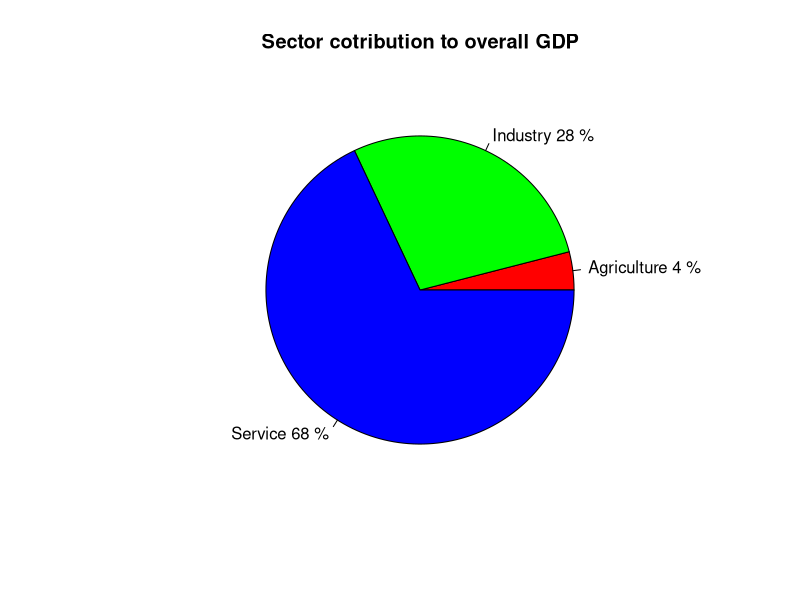
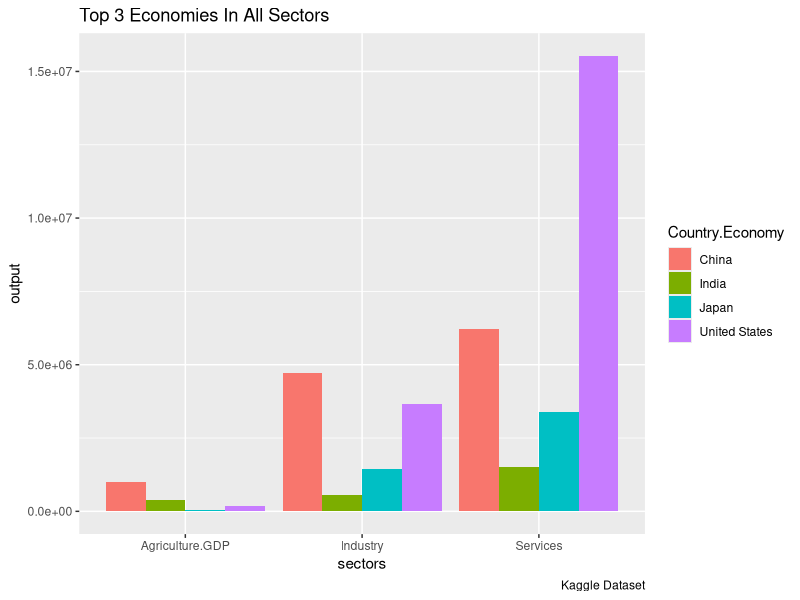
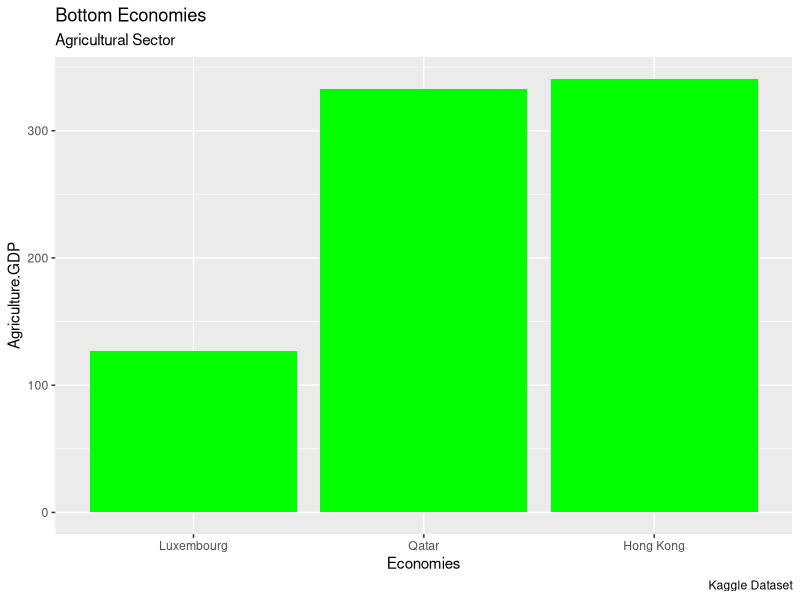
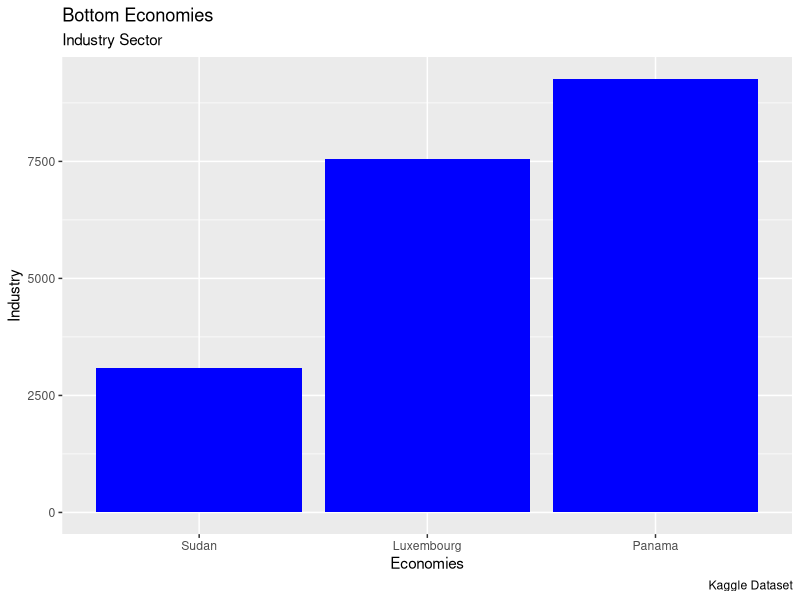
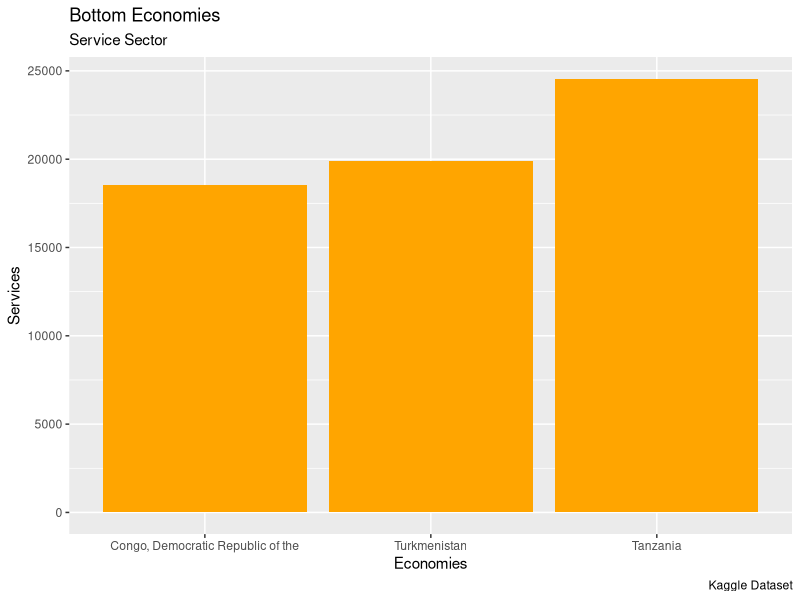
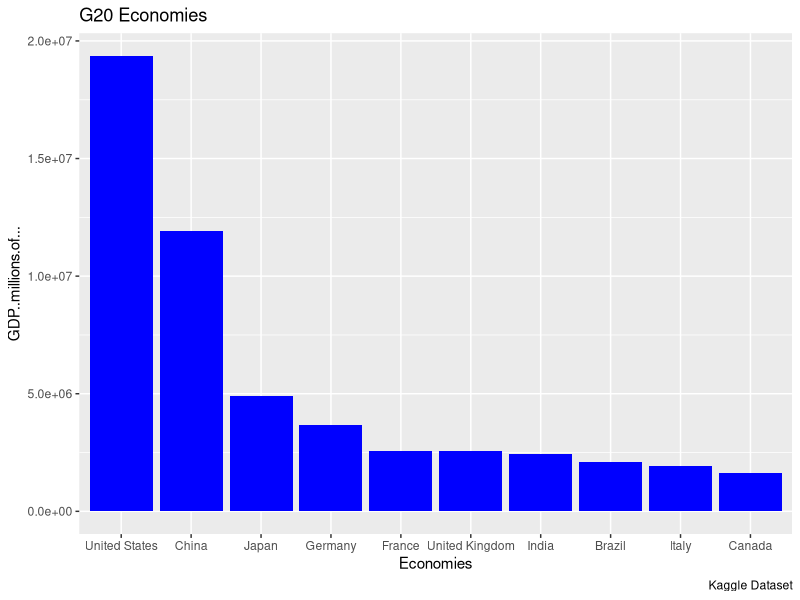
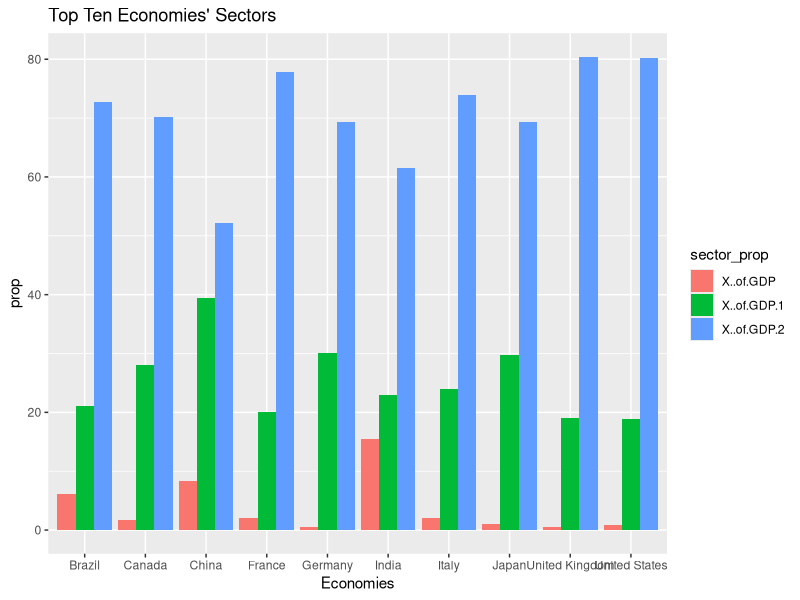
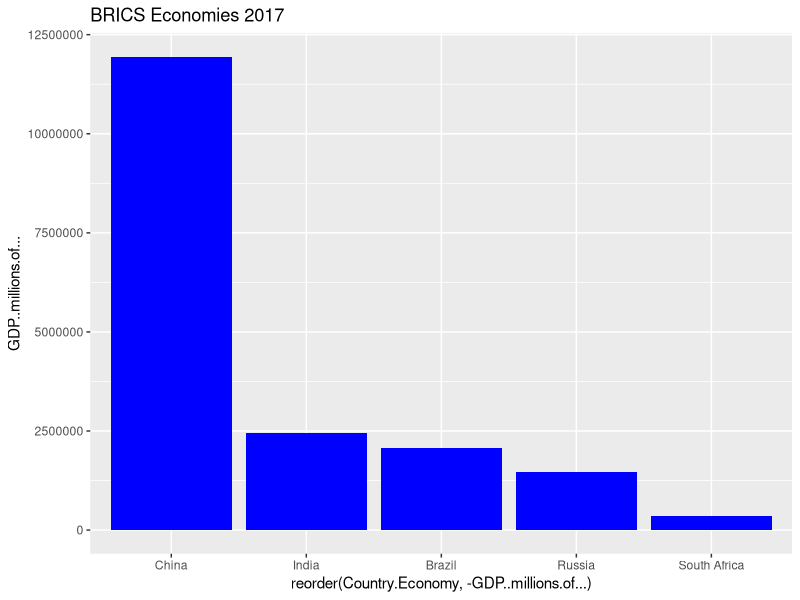

The R script that drew these images, in order:
mainfolder <- "C:/Users/Admin/OneDrive/Desktop/MULAA/"
  setwd(mainfolder)
gdp <- read.table(file = "GDPdata.csv", header = TRUE, sep = ",")
summary(gdp)
str(gdp)

# I wll need to convert Agriculture columns to numeric
gdp$Agriculture.GDP <- gsub(",", "", gdp$Agriculture.GDP)
gdp$Agriculture.GDP <- as.numeric(gdp$Agriculture.GDP)
gdp$AGR.Rank <- gsub(",", "", gdp$AGR.Rank)
gdp$AGR.Rank <- as.numeric(gdp$AGR.Rank)

#let me get rid of incomplete entries if any
sum(is.na(gdp))
gdp <- gdp[complete.cases(gdp), ]

# lets check for duplicates
which(duplicated(gdp))

head(gdp)
#lets see what % every sector contributes to overall gdp
x <- sum(gdp$GDP..millions.of...)
perc <- round(c(100*sum(gdp$Agriculture.GDP/x), 100*sum(gdp$Industry)/x, 100*sum(gdp$Services)/x))
lbl <- c("Agriculture", "Industry", "Service")
lbl1 <- paste(lbl, perc, "%", sep = " ")
pie(perc, labels = lbl1, main = "Sector cotribution to overall GDP", col = rainbow(length(perc)))

# let see the top 3 economies in every sector
# I will need to load some necessary packages
library(tidyverse)
library(tidyr)
library(ggplot2)

top <- gdp %>%
  filter(AGR.Rank <= 3| IND.Rank <= 3| SER.Rank <= 3) %>%
  select(Country.Economy, Agriculture.GDP, Industry, Services)
top <- gather(top, sectors, output, -1)
ggplot(top, aes(x = sectors, y = output, fill = Country.Economy))+ 
  geom_bar(stat = "identity", position = "dodge")+ 
  labs(title = "Top 3 Economies In All Sectors", caption = "Kaggle Dataset")

## We see that in Agriculture sector, China is leading, followed by India and the USA,
## In the Industry sector, China is the leading economy, followed by USA and the Japan
## In Service sector, USA comes first, then China and Japan at the third place.

# let see the bottom economies in each sector using slice function

agri_min <- gdp %>%
  slice_min(Agriculture.GDP, n = 3)
ggplot(agri_min, aes(reorder(Country.Economy, Agriculture.GDP), Agriculture.GDP))+ 
  geom_bar(stat = "identity", fill = "green")+ 
  labs(title = "Bottom Economies", subtitle = "Agricultural Sector", 
       caption = "Kaggle Dataset", x = "Economies")

ind_min <- gdp %>%
  slice_min(Industry, n = 3)
ggplot(ind_min, aes(reorder(Country.Economy, Industry), Industry))+ 
  geom_bar(stat = "identity", fill = "blue")+ 
  labs(title = "Bottom Economies", subtitle = "Industry Sector", 
       caption = "Kaggle Dataset", x = "Economies")

ser_min <- gdp %>%
  slice_min(Services, n = 3)
ggplot(ser_min, aes(reorder(Country.Economy, Services), Services))+ 
  geom_bar(stat = "identity", fill = "orange")+ 
  labs(title = "Bottom Economies", subtitle = "Service Sector", 
       caption = "Kaggle Dataset", x = "Economies")
  
# lets have an analysis of the G20 countries
G20 <- c("Argentina", "Australia", "Brazil", "Canada", "China", 
         "India", "Indonesia", "Japan", "South Korea", "Mexico", 
         "Russia", "Saudi Arabia", "South Africa", "Turkey", "United Kingdom", 
         "United States", "Austria", "Belgium", "Bulgaria", "Croatia", 
         "Cyprus", "Czechia", "Denmark", "Estonia", "Finland", "France", 
         "Germany", "Greece", "Hungary", "Ireland", "Italy", "Latvia", 
         "Lithuania", "Luxembourg", "Malta", "Netherlands", "Poland", 
         "Portugal", "Romania", "Slovakia", "Slovenia", "Spain", "Sweden")

g20 <- gdp %>%
  filter(Country.Economy %in% G20, Rank <= 10)
ggplot(g20, aes(reorder(Country.Economy,-GDP..millions.of...), GDP..millions.of...))+ 
  geom_bar(stat = "identity", fill = "blue")+ 
  labs(title = "G20 Economies", caption = "Kaggle Dataset", x = "Economies") 

rename(gdp, proportion_agr = X..of.GDP, proportion_ind = X..of.GDP.1, proportion_ser = SER.Rank)
gdp$X..of.GDP

#leading proportion among the top 10 econoies
leading_prop <- gdp%>%
  filter(Rank <= 10) %>%
 gather(sector_prop, prop, X..of.GDP, X..of.GDP.1, X..of.GDP.2)

ggplot(leading_prop, aes(x = Country.Economy, y = prop, fill = sector_prop))+ 
  geom_bar(stat = "identity", position = "dodge")+ 
  labs(title = "Top Ten Economies' Sectors", x = "Economies")+ 
  scale_color_discrete(labels = c("Agriculture", "Industry", "Service"))
## we can see that Service sector is leading in all econimies. All these Economies relay most on srvice sector

# lets see about BRICS
brics <- c("Brazil", "Russia", "India", "China", "South Africa")
gdp_brics <- gdp %>%
  filter(Country.Economy %in% brics)
ggplot(gdp_brics, aes(reorder(Country.Economy,-GDP..millions.of...), GDP..millions.of...))+ 
  geom_bar(stat = "identity", fill = "blue")+ 
  labs(title = "BRICS Economies 2017")

## China is the largest Economy of all, followed by India
gdp_brics2 <- gdp_brics %>%
  gather(sectors, outputs, Agriculture.GDP, Industry, Services)
ggplot(gdp_brics2, aes(x = Country.Economy, y = outputs, fill = sectors))+ 
  geom_bar(stat = "identity", position = "dodge")+ 
  labs(title = "BRICS Economies 2017", subtitle = "Sectors Output")
  
# I will now check for correlation in the data
install.packages("GGally")  
library(GGally)
head(gdp)
ggpairs(gdp, columns = c(4, 5, 8, 11))
## Conclusion: There is a positive correlation between overall GDP and Agriculture,
## Industry, and Services. The correlation is strong for Industry and Services
## There is a strong correlation between Agriculture ouput and Service, 
## and between Industry and Services, 
## However the correlation between Agriculture and Services is weak.

# I will create a model to predict this relationship.
gdpmodel <- lm(gdp$GDP..millions.of... ~ gdp$Agriculture.GDP + 
     gdp$Agriculture.GDP + gdp$Industry + gdp$Services)
summary(gdpmodel)


